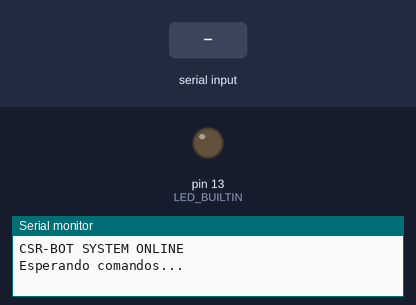
This sketch was run on a simulated Arduino Uno, built with avr-gcc and run on an emulated ATmega328P. Parts: output pins drawn as LEDs (lit = HIGH), the last lines printed to the serial monitor. Inputs (shaded band) come from the test bench.

Above: at 1.2 s.
1.3 s: "ON\n" received over Serial
At 2.2 s:
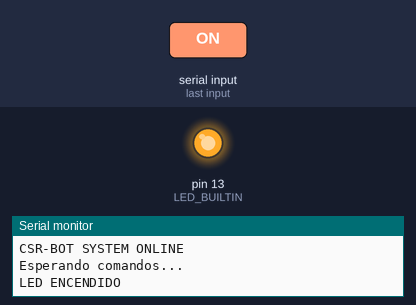
2.8 s: "OFF\n" received over Serial
At 3.3 s:
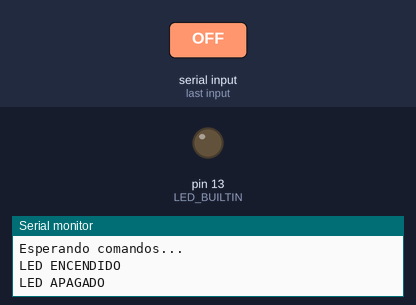
Timing chart, 0 to 5.8 s (numbered marks = the images above; inputs shaded):
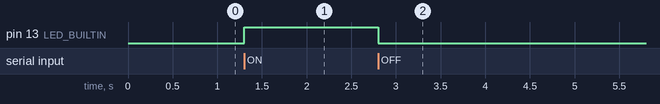

Measured:
- after the input at 1.3 s, pin 13 (LED_BUILTIN): LOW → HIGH at once
- after the input at 2.8 s, pin 13 (LED_BUILTIN): HIGH → LOW at once

The sketch:

comandos_seriales.ino
```cpp
char commandBuffer[20];
int commandIndex = 0;

bool ledState = false;

void setup() {
  Serial.begin(115200);

  pinMode(LED_BUILTIN, OUTPUT);

  Serial.println("CSR-BOT SYSTEM ONLINE");
  Serial.println("Esperando comandos...");
}

void loop() {

  while (Serial.available() > 0) {

    char received = Serial.read();

    if (received == '\n' || received == '\r') {

      commandBuffer[commandIndex] = '\0';

      if (strcmp(commandBuffer, "ON") == 0) {

        ledState = true;
        digitalWrite(LED_BUILTIN, HIGH);
        Serial.println("LED ENCENDIDO");

      }
      else if (strcmp(commandBuffer, "OFF") == 0) {

        ledState = false;
        digitalWrite(LED_BUILTIN, LOW);
        Serial.println("LED APAGADO");

      }
      else if (strcmp(commandBuffer, "STATUS") == 0) {

        Serial.print("Estado del LED: ");
        Serial.println(ledState ? "ON" : "OFF");

      }
      else if (commandIndex > 0) {

        Serial.println("Comando desconocido");

      }

      commandIndex = 0;

    }
    else if (commandIndex < 19) {

      commandBuffer[commandIndex++] = received;

    }
  }
}
```
